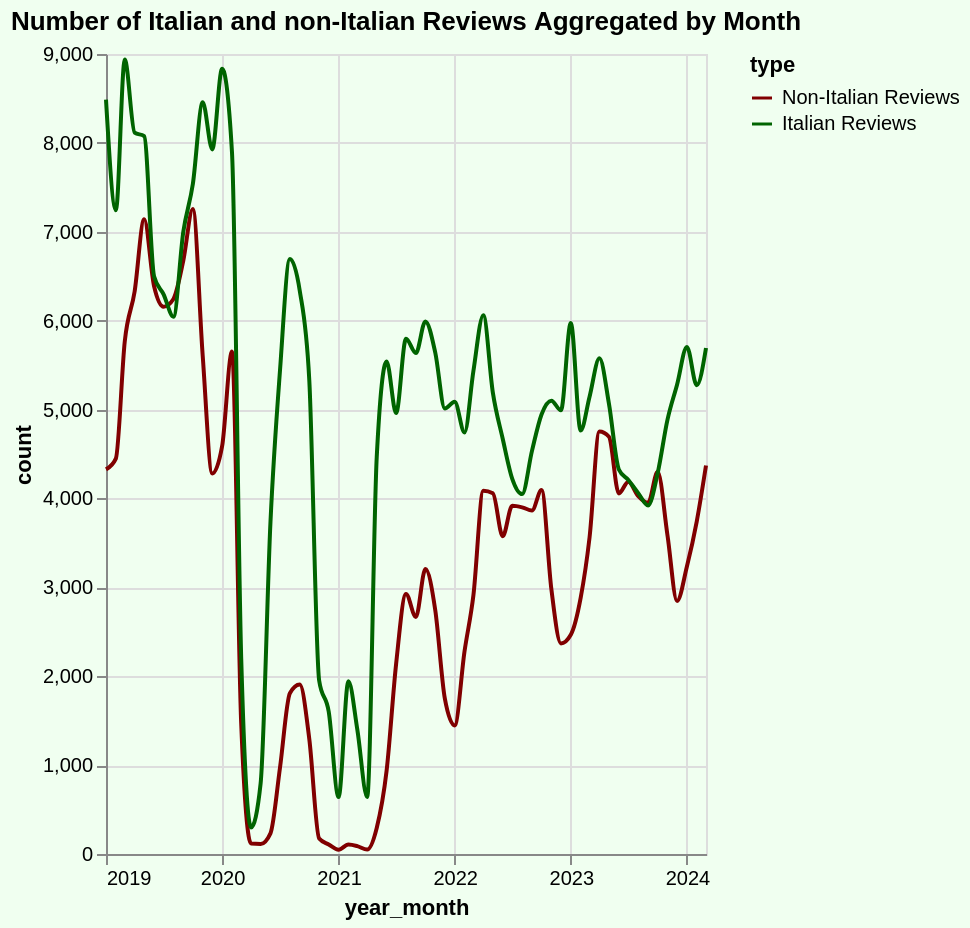

Source (Vega-Lite JSON):
### Vega-Lite specification from a JSON file in a GitHub repository (floating-point values rounded to 4 significant figures)
{"config": {"view": {"continuousWidth": 300, "continuousHeight": 300}}, "data": {"name": "data-3759b0bbe6ef8149b1f1a9509ee68cda"}, "mark": {"type": "line", "interpolate": "monotone", "point": false}, "background": "#f0fff0", "encoding": {"color": {"field": "type", "scale": {"domain": ["Non-Italian Reviews", "Italian Reviews"], "range": ["#800000", "darkgreen"]}, "type": "nominal"}, "opacity": {"condition": {"param": "param_20", "value": 1}, "value": 0.1}, "tooltip": [{"field": "year_month", "type": "temporal"}, {"field": "count", "type": "quantitative"}, {"field": "type", "type": "nominal"}], "x": {"field": "year_month", "type": "temporal"}, "y": {"field": "count", "type": "quantitative"}}, "height": 400, "params": [{"name": "param_20", "select": {"type": "point", "fields": ["type"]}, "bind": "legend"}], "title": "Number of Italian and non-Italian Reviews Aggregated by Month", "width": "container", "$schema": "https://vega.github.io/schema/vega-lite/v5.17.0.json", "datasets": {"data-3759b0bbe6ef8149b1f1a9509ee68cda": [{"year_month": "2019-01-01T00:00:00", "count": 4327, "type": "Non-Italian Reviews"}, {"year_month": "2019-02-01T00:00:00", "count": 4448, "type": "Non-Italian Reviews"}, {"year_month": "2019-03-01T00:00:00", "count": 5767, "type": "Non-Italian Reviews"}, {"year_month": "2019-04-01T00:00:00", "count": 6328, "type": "Non-Italian Reviews"}, {"year_month": "2019-05-01T00:00:00", "count": 7141, "type": "Non-Italian Reviews"}, {"year_month": "2019-06-01T00:00:00", "count": 6390, "type": "Non-Italian Reviews"}, {"year_month": "2019-07-01T00:00:00", "count": 6157, "type": "Non-Italian Reviews"}, {"year_month": "2019-08-01T00:00:00", "count": 6244, "type": "Non-Italian Reviews"}, {"year_month": "2019-09-01T00:00:00", "count": 6676, "type": "Non-Italian Reviews"}, {"year_month": "2019-10-01T00:00:00", "count": 7256, "type": "Non-Italian Reviews"}, {"year_month": "2019-11-01T00:00:00", "count": 5604, "type": "Non-Italian Reviews"}, {"year_month": "2019-12-01T00:00:00", "count": 4280, "type": "Non-Italian Reviews"}, {"year_month": "2020-01-01T00:00:00", "count": 4588, "type": "Non-Italian Reviews"}, {"year_month": "2020-02-01T00:00:00", "count": 5653, "type": "Non-Italian Reviews"}, {"year_month": "2020-03-01T00:00:00", "count": 1467, "type": "Non-Italian Reviews"}, {"year_month": "2020-04-01T00:00:00", "count": 117, "type": "Non-Italian Reviews"}, {"year_month": "2020-05-01T00:00:00", "count": 113, "type": "Non-Italian Reviews"}, {"year_month": "2020-06-01T00:00:00", "count": 233, "type": "Non-Italian Reviews"}, {"year_month": "2020-07-01T00:00:00", "count": 974, "type": "Non-Italian Reviews"}, {"year_month": "2020-08-01T00:00:00", "count": 1808, "type": "Non-Italian Reviews"}, {"year_month": "2020-09-01T00:00:00", "count": 1906, "type": "Non-Italian Reviews"}, {"year_month": "2020-10-01T00:00:00", "count": 1294, "type": "Non-Italian Reviews"}, {"year_month": "2020-11-01T00:00:00", "count": 174, "type": "Non-Italian Reviews"}, {"year_month": "2020-12-01T00:00:00", "count": 107, "type": "Non-Italian Reviews"}, {"year_month": "2021-01-01T00:00:00", "count": 48, "type": "Non-Italian Reviews"}, {"year_month": "2021-02-01T00:00:00", "count": 107, "type": "Non-Italian Reviews"}, {"year_month": "2021-03-01T00:00:00", "count": 89, "type": "Non-Italian Reviews"}, {"year_month": "2021-04-01T00:00:00", "count": 50, "type": "Non-Italian Reviews"}, {"year_month": "2021-05-01T00:00:00", "count": 293, "type": "Non-Italian Reviews"}, {"year_month": "2021-06-01T00:00:00", "count": 936, "type": "Non-Italian Reviews"}, {"year_month": "2021-07-01T00:00:00", "count": 2141, "type": "Non-Italian Reviews"}, {"year_month": "2021-08-01T00:00:00", "count": 2926, "type": "Non-Italian Reviews"}, {"year_month": "2021-09-01T00:00:00", "count": 2666, "type": "Non-Italian Reviews"}, {"year_month": "2021-10-01T00:00:00", "count": 3206, "type": "Non-Italian Reviews"}, {"year_month": "2021-11-01T00:00:00", "count": 2742, "type": "Non-Italian Reviews"}, {"year_month": "2021-12-01T00:00:00", "count": 1751, "type": "Non-Italian Reviews"}, {"year_month": "2022-01-01T00:00:00", "count": 1447, "type": "Non-Italian Reviews"}, {"year_month": "2022-02-01T00:00:00", "count": 2280, "type": "Non-Italian Reviews"}, {"year_month": "2022-03-01T00:00:00", "count": 2913, "type": "Non-Italian Reviews"}, {"year_month": "2022-04-01T00:00:00", "count": 4086, "type": "Non-Italian Reviews"}, {"year_month": "2022-05-01T00:00:00", "count": 4059, "type": "Non-Italian Reviews"}, {"year_month": "2022-06-01T00:00:00", "count": 3575, "type": "Non-Italian Reviews"}, {"year_month": "2022-07-01T00:00:00", "count": 3917, "type": "Non-Italian Reviews"}, {"year_month": "2022-08-01T00:00:00", "count": 3900, "type": "Non-Italian Reviews"}, {"year_month": "2022-09-01T00:00:00", "count": 3865, "type": "Non-Italian Reviews"}, {"year_month": "2022-10-01T00:00:00", "count": 4095, "type": "Non-Italian Reviews"}, {"year_month": "2022-11-01T00:00:00", "count": 2978, "type": "Non-Italian Reviews"}, {"year_month": "2022-12-01T00:00:00", "count": 2369, "type": "Non-Italian Reviews"}, {"year_month": "2023-01-01T00:00:00", "count": 2467, "type": "Non-Italian Reviews"}, {"year_month": "2023-02-01T00:00:00", "count": 2882, "type": "Non-Italian Reviews"}, {"year_month": "2023-03-01T00:00:00", "count": 3562, "type": "Non-Italian Reviews"}, {"year_month": "2023-04-01T00:00:00", "count": 4752, "type": "Non-Italian Reviews"}, {"year_month": "2023-05-01T00:00:00", "count": 4694, "type": "Non-Italian Reviews"}, {"year_month": "2023-06-01T00:00:00", "count": 4057, "type": "Non-Italian Reviews"}, {"year_month": "2023-07-01T00:00:00", "count": 4188, "type": "Non-Italian Reviews"}, {"year_month": "2023-08-01T00:00:00", "count": 4026, "type": "Non-Italian Reviews"}, {"year_month": "2023-09-01T00:00:00", "count": 3951, "type": "Non-Italian Reviews"}, {"year_month": "2023-10-01T00:00:00", "count": 4299, "type": "Non-Italian Reviews"}, {"year_month": "2023-11-01T00:00:00", "count": 3584, "type": "Non-Italian Reviews"}, {"year_month": "2023-12-01T00:00:00", "count": 2846, "type": "Non-Italian Reviews"}, {"year_month": "2024-01-01T00:00:00", "count": 3234, "type": "Non-Italian Reviews"}, {"year_month": "2024-02-01T00:00:00", "count": 3743, "type": "Non-Italian Reviews"}, {"year_month": "2024-03-01T00:00:00", "count": 4370, "type": "Non-Italian Reviews"}, {"year_month": "2019-01-01T00:00:00", "count": 8487, "type": "Italian Reviews"}, {"year_month": "2019-02-01T00:00:00", "count": 7241, "type": "Italian Reviews"}, {"year_month": "2019-03-01T00:00:00", "count": 8939, "type": "Italian Reviews"}, {"year_month": "2019-04-01T00:00:00", "count": 8115, "type": "Italian Reviews"}, {"year_month": "2019-05-01T00:00:00", "count": 8076, "type": "Italian Reviews"}, {"year_month": "2019-06-01T00:00:00", "count": 6499, "type": "Italian Reviews"}, {"year_month": "2019-07-01T00:00:00", "count": 6297, "type": "Italian Reviews"}, {"year_month": "2019-08-01T00:00:00", "count": 6044, "type": "Italian Reviews"}, {"year_month": "2019-09-01T00:00:00", "count": 7000, "type": "Italian Reviews"}, {"year_month": "2019-10-01T00:00:00", "count": 7537, "type": "Italian Reviews"}, {"year_month": "2019-11-01T00:00:00", "count": 8458, "type": "Italian Reviews"}, {"year_month": "2019-12-01T00:00:00", "count": 7927, "type": "Italian Reviews"}, {"year_month": "2020-01-01T00:00:00", "count": 8835, "type": "Italian Reviews"}, {"year_month": "2020-02-01T00:00:00", "count": 7895, "type": "Italian Reviews"}, {"year_month": "2020-03-01T00:00:00", "count": 2202, "type": "Italian Reviews"}, {"year_month": "2020-04-01T00:00:00", "count": 297, "type": "Italian Reviews"}, {"year_month": "2020-05-01T00:00:00", "count": 793, "type": "Italian Reviews"}, {"year_month": "2020-06-01T00:00:00", "count": 3737, "type": "Italian Reviews"}, {"year_month": "2020-07-01T00:00:00", "count": 5443, "type": "Italian Reviews"}, {"year_month": "2020-08-01T00:00:00", "count": 6694, "type": "Italian Reviews"}, {"year_month": "2020-09-01T00:00:00", "count": 6337, "type": "Italian Reviews"}, {"year_month": "2020-10-01T00:00:00", "count": 5332, "type": "Italian Reviews"}, {"year_month": "2020-11-01T00:00:00", "count": 1952, "type": "Italian Reviews"}, {"year_month": "2020-12-01T00:00:00", "count": 1603, "type": "Italian Reviews"}, {"year_month": "2021-01-01T00:00:00", "count": 640, "type": "Italian Reviews"}, {"year_month": "2021-02-01T00:00:00", "count": 1944, "type": "Italian Reviews"}, {"year_month": "2021-03-01T00:00:00", "count": 1400, "type": "Italian Reviews"}, {"year_month": "2021-04-01T00:00:00", "count": 641, "type": "Italian Reviews"}, {"year_month": "2021-05-01T00:00:00", "count": 4465, "type": "Italian Reviews"}, {"year_month": "2021-06-01T00:00:00", "count": 5540, "type": "Italian Reviews"}, {"year_month": "2021-07-01T00:00:00", "count": 4960, "type": "Italian Reviews"}, {"year_month": "2021-08-01T00:00:00", "count": 5796, "type": "Italian Reviews"}, {"year_month": "2021-09-01T00:00:00", "count": 5635, "type": "Italian Reviews"}, {"year_month": "2021-10-01T00:00:00", "count": 5992, "type": "Italian Reviews"}, {"year_month": "2021-11-01T00:00:00", "count": 5641, "type": "Italian Reviews"}, {"year_month": "2021-12-01T00:00:00", "count": 5013, "type": "Italian Reviews"}, {"year_month": "2022-01-01T00:00:00", "count": 5087, "type": "Italian Reviews"}, {"year_month": "2022-02-01T00:00:00", "count": 4741, "type": "Italian Reviews"}, {"year_month": "2022-03-01T00:00:00", "count": 5436, "type": "Italian Reviews"}, {"year_month": "2022-04-01T00:00:00", "count": 6062, "type": "Italian Reviews"}, {"year_month": "2022-05-01T00:00:00", "count": 5191, "type": "Italian Reviews"}, {"year_month": "2022-06-01T00:00:00", "count": 4672, "type": "Italian Reviews"}, {"year_month": "2022-07-01T00:00:00", "count": 4221, "type": "Italian Reviews"}, {"year_month": "2022-08-01T00:00:00", "count": 4049, "type": "Italian Reviews"}, {"year_month": "2022-09-01T00:00:00", "count": 4535, "type": "Italian Reviews"}, {"year_month": "2022-10-01T00:00:00", "count": 4945, "type": "Italian Reviews"}, {"year_month": "2022-11-01T00:00:00", "count": 5100, "type": "Italian Reviews"}, {"year_month": "2022-12-01T00:00:00", "count": 4991, "type": "Italian Reviews"}, {"year_month": "2023-01-01T00:00:00", "count": 5975, "type": "Italian Reviews"}, {"year_month": "2023-02-01T00:00:00", "count": 4763, "type": "Italian Reviews"}, {"year_month": "2023-03-01T00:00:00", "count": 5144, "type": "Italian Reviews"}, {"year_month": "2023-04-01T00:00:00", "count": 5576, "type": "Italian Reviews"}, {"year_month": "2023-05-01T00:00:00", "count": 5064, "type": "Italian Reviews"}, {"year_month": "2023-06-01T00:00:00", "count": 4326, "type": "Italian Reviews"}, {"year_month": "2023-07-01T00:00:00", "count": 4208, "type": "Italian Reviews"}, {"year_month": "2023-08-01T00:00:00", "count": 4060, "type": "Italian Reviews"}, {"year_month": "2023-09-01T00:00:00", "count": 3920, "type": "Italian Reviews"}, {"year_month": "2023-10-01T00:00:00", "count": 4283, "type": "Italian Reviews"}, {"year_month": "2023-11-01T00:00:00", "count": 4887, "type": "Italian Reviews"}, {"year_month": "2023-12-01T00:00:00", "count": 5280, "type": "Italian Reviews"}, {"year_month": "2024-01-01T00:00:00", "count": 5705, "type": "Italian Reviews"}, {"year_month": "2024-02-01T00:00:00", "count": 5273, "type": "Italian Reviews"}, {"year_month": "2024-03-01T00:00:00", "count": 5692, "type": "Italian Reviews"}]}}
